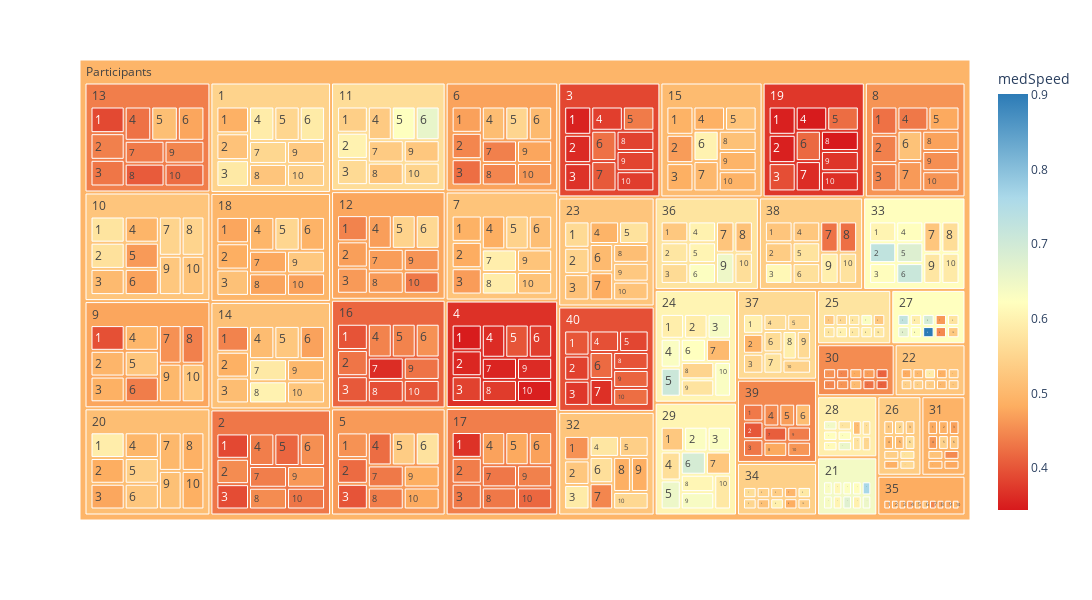

The cell this chart's notebook holds for it:
### Markdown cell above
## Plot

### Code cell
fig = px.treemap(tableRes, path=['Participants', 'iSubj', 'trial'], values='Age',
                   color='medSpeed', 
#                 hover_data=['Age'],
#                 Try a diverging color scale,
#                 color_continuous_scale=['#bdd7e7','#6baed6','#3182bd','#08519c']
                 color_continuous_scale=['#d7191c','#fdae61','#ffffbf','#abd9e9','#2c7bb6']
                 
                  #color_continuous_midpoint=np.average(df['lifeExp'], weights=df['pop'])
                )
fig.update_layout(
    autosize=False,width=1200,height=600);

fig.show()

### Figure 1 — Plotly figure (JSON) as saved in the notebook; plotly's stock layout.template omitted (floating-point values rounded to 4 significant figures; data arrays with more than 128 entries replaced by an {"elided": "..."} marker saying what was removed)
{"data": [{"branchvalues": "total", "customdata": {"elided": "441x1 float values"}, "domain": {"x": [0, 1], "y": [0, 1]}, "hovertemplate": "labels=%{label}<br>Age=%{value}<br>parent=%{parent}<br>id=%{id}<br>medSpeed=%{color}<extra></extra>", "ids": {"elided": "441 str values"}, "labels": {"elided": "441 str values"}, "marker": {"coloraxis": "coloraxis", "colors": {"elided": "441 float values"}}, "name": "", "parents": {"elided": "441 str values"}, "type": "treemap", "values": {"elided": "441 float values"}}], "layout": {"autosize": false, "coloraxis": {"colorbar": {"title": {"text": "medSpeed"}}, "colorscale": [[0, "#d7191c"], [0.25, "#fdae61"], [0.5, "#ffffbf"], [0.75, "#abd9e9"], [1, "#2c7bb6"]]}, "height": 600, "legend": {"tracegroupgap": 0}, "margin": {"t": 60}, "width": 1200}}
